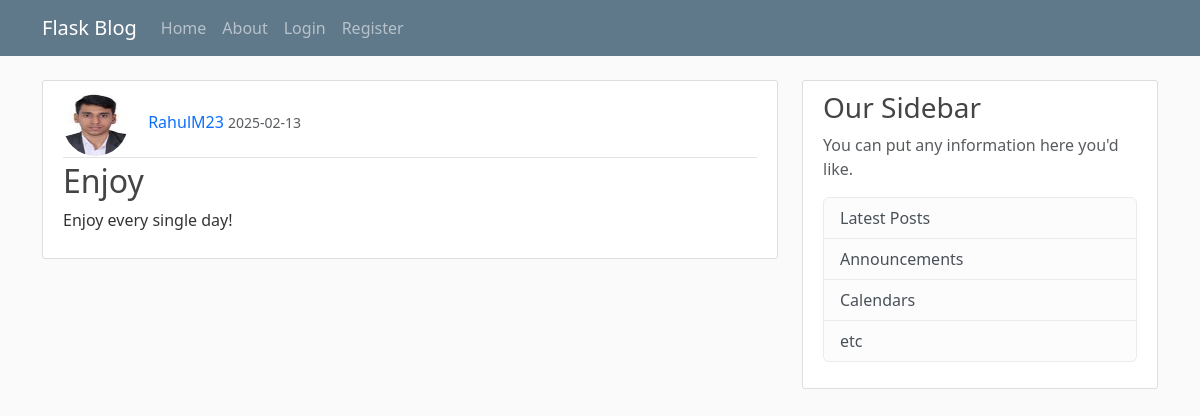
Page /3 on the committed database.
### main/models.py (models this page shows, shortened)
class User(db.Model, UserMixin):
    id = db.Column(db.Integer, primary_key=True)
    username = db.Column(db.String(20), unique=True, nullable=False)
    email = db.Column(db.String(120), unique=True, nullable=False)
    image_file = db.Column(db.String(20), nullable=False, default='default.jpg')
    password = db.Column(db.String(60), nullable=False)
    posts = db.relationship('Post',backref='author', lazy=True)

class Post(db.Model):
    id = db.Column(db.Integer, primary_key=True)
    title = db.Column(db.String(100), nullable=False)
    date_posted = db.Column(db.DateTime, nullable=False, default=datetime.utcnow)
    content = db.Column(db.Text, nullable=False)
    user_id = db.Column(db.Integer, db.ForeignKey('user.id'), nullable=False)

### main/routes.py (the view)
@app.route("/<int:post_id>")
def post(post_id):
    post = Post.query.get_or_404(post_id)
    return render_template("post.html", title=post.title, post=post)

### main/templates/post.html (shortened to what this page needs)
{% extends "layout.html" %}
{% block content %}
    <article class="media content-section">
        <div class="media-body">
        <div class="article-metadata">
            <img class="rounded-circle article-img" src="{{url_for('static', filename='profile/' + post.author.image_file)}}" alt="">
            <a class="decoration mr-2" href="#">{{ post.author.username }}</a>
            <small class="text-muted">{{ post.date_posted.strftime('%Y-%m-%d') }}</small>
        </div>
        <h2 class="article-title">{{ post.title }}</h2>
        <p class="article-content">{{ post.content }}</p>
        </div>
    </article>
{% endblock %}

### main/static/main.css (style rules this page uses)
body { background: #fafafa; color: #333333; margin-top: 5rem; }
h1, h2, h3, h4, h5, h6 { color: #444444; }
.content-section { background: #ffffff; padding: 10px 20px; border: 1px solid #dddddd; border-radius: 3px; margin-bottom: 20px; }
.article-title { color: #444444; }
.article-content { white-space: pre-line; }
.article-img { height: 65px; width: 65px; margin-right: 16px; }
.article-metadata { padding-bottom: 1px; margin-bottom: 4px; border-bottom: 1px solid #e3e3e3 }

### main/templates/post.html (style rules this page uses)
.decoration { text-decoration: none; }

### rows in the picture
User: image_file (picture), author.username "RahulM23"
Post: date_posted "2025-02-13", title "Enjoy", content "Enjoy every single day!"
